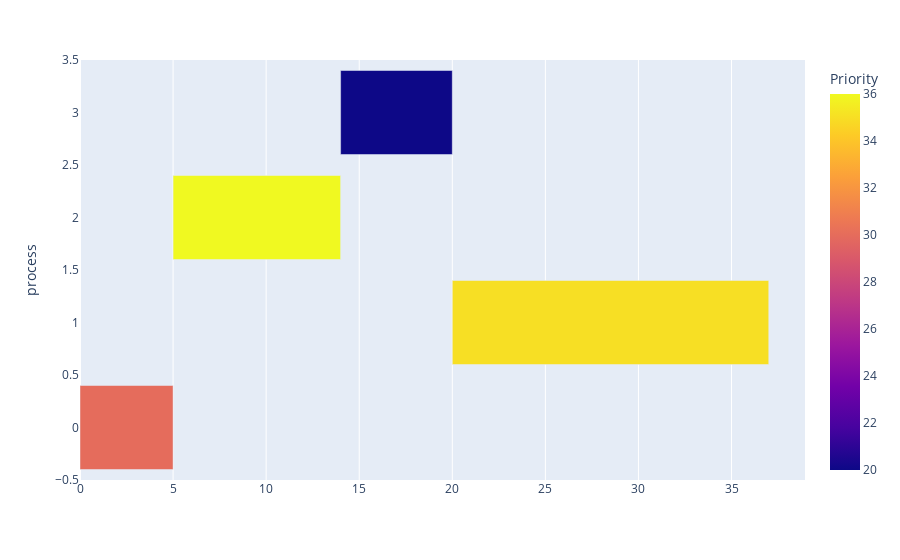

Here is the notebook cell this chart was saved with:
### Code cell
fig = px.timeline(df, x_start="Start", x_end="Finish", y="process", color="Priority")

df['delta'] = df['Finish'] - df['Start']
fig.layout.xaxis.type = 'linear'
fig.data[0].x = df.delta.tolist()
fig.data[0].base = df.Start.tolist()
fig.show()

### Figure 1 — Plotly figure (JSON) as saved in the notebook; plotly's stock layout.template omitted (floating-point values rounded to 4 significant figures)
{"data": [{"base": [0, 5, 14, 20], "hovertemplate": "Start=%{base}<br>Finish=%{x}<br>process=%{y}<br>Priority=%{marker.color}<extra></extra>", "legendgroup": "", "marker": {"color": [30, 36, 20, 35], "coloraxis": "coloraxis", "pattern": {"shape": ""}}, "name": "", "orientation": "h", "showlegend": false, "textposition": "auto", "type": "bar", "x": [5, 9, 6, 17], "xaxis": "x", "y": [0, 2, 3, 1], "yaxis": "y"}], "layout": {"barmode": "overlay", "coloraxis": {"colorbar": {"title": {"text": "Priority"}}, "colorscale": [[0, "#0d0887"], [0.1111, "#46039f"], [0.2222, "#7201a8"], [0.3333, "#9c179e"], [0.4444, "#bd3786"], [0.5556, "#d8576b"], [0.6667, "#ed7953"], [0.7778, "#fb9f3a"], [0.8889, "#fdca26"], [1, "#f0f921"]]}, "legend": {"tracegroupgap": 0}, "margin": {"t": 60}, "xaxis": {"anchor": "y", "domain": [0, 1], "type": "linear"}, "yaxis": {"anchor": "x", "domain": [0, 1], "title": {"text": "process"}}}}
